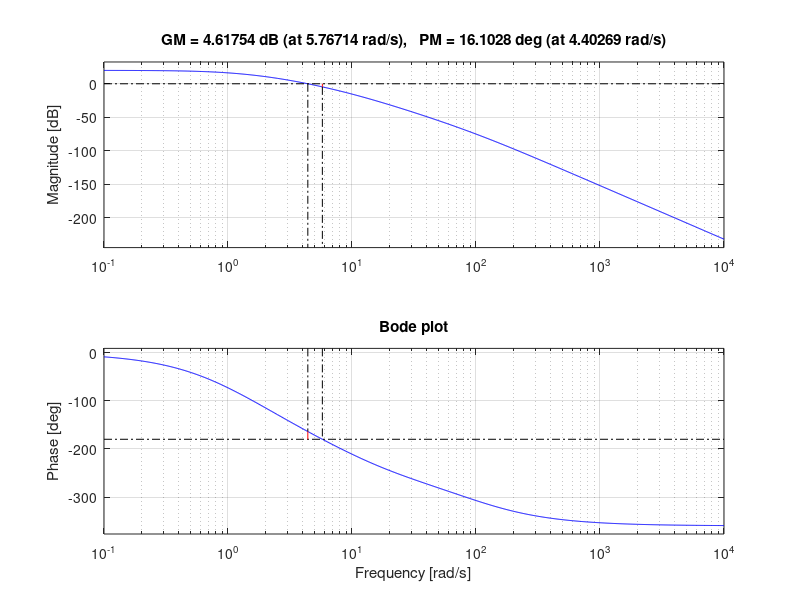

Write MATLAB code to recreate this figure. (Note: this script raises an error after producing the figure.)
clc; clear; close all;
s = tf('s');

% Component transfer functions sesuai diagram:
% Amplifier: 10 / (0.1 s + 1)
Amp = 10 / (0.1*s + 1);

% Exciter: 1 / (0.4 s + 1)
Exc = 1 / (0.4*s + 1);

% Generator: 1 / (s + 1)
Gen = 1 / (s + 1);

% Sensor (feedback path): 1 / (0.01 s + 1)
H_sensor = 1 / (0.01*s + 1);

% Open-loop forward path G(s)
G = Amp * Exc * Gen;

% Loop transfer L(s) = G(s) * H(s) 
L = G * H_sensor;

% Closed-loop transfer from reference to output:
T = feedback(G, H_sensor);   % = G/(1 + G*H)


figure('Name','Bode & Margins','NumberTitle','off');
margin(L);                % shows gain/phase margins on Bode
grid on;
title('Bode plot');

% get numeric margin values
[Gm,Pm,Wcg,Wcp] = margin(L);
Gm_db = 20*log10(Gm);     % optional: convert gain margin to dB
fprintf('Gain margin = %.3f (%.2f dB) at w = %.3f rad/s\n', Gm, Gm_db, Wcg);
fprintf('Phase margin = %.3f deg at w = %.3f rad/s\n', Pm, Wcp);

% Bandwidth of closed-loop
bw_T = bandwidth(T);
fprintf('Closed-loop bandwidth = %.3f rad/s\n', bw_T);

% ======= NYQUIST PLOT =======
figure('Name','Nyquist','NumberTitle','off');
nyquist(L);
grid on;
title('Nyquist plot');

% ======= ROOT LOCUS =======
% Root locus typically plotted for K*L(s) (varying loop gain K)
figure('Name','Root Locus','NumberTitle','off');
rlocus(L);
title('Root locus');
grid on;
ylim([-10 10]);
xlim ([-110 10]);
% ======= POLES & ZEROS =======
poles_T = pole(T);
zeros_T = zero(T);
disp('Closed-loop poles:'); disp(poles_T);
disp('Closed-loop zeros:'); disp(zeros_T);

% Compare step response and mark time response =======
figure('Name','Step Response with Time Response Markers','NumberTitle','off');
[y_step,t_step] = step(T, 0:0.01:10);   % sesuaikan durasi 0:0.01:10
plot(t_step, y_step, 'LineWidth', 1.5); grid on; hold on;
xlabel('Time (s)'); ylabel('Output'); title('Step response of closed-loop T(s)');

% time response metrics
info = stepinfo(y_step, t_step);

% mark peak and times
plot(info.PeakTime, info.Peak, 'ro', 'MarkerSize',8, 'LineWidth',1.5);
xline(info.RiseTime, '--', 'Rise Time', 'LabelVerticalAlignment','bottom');
xline(info.SettlingTime, '--', 'Settling Time', 'LabelVerticalAlignment','bottom');
yline(info.SettlingMin, ':', 'Settling Min'); 
yline(info.SettlingMax, ':', 'Settling Max'); 
legend('Step response','Peak','Location','best');
text(info.PeakTime, info.Peak, sprintf(' Peak=%.3f',info.Peak), 'VerticalAlignment','bottom');

hold off;

